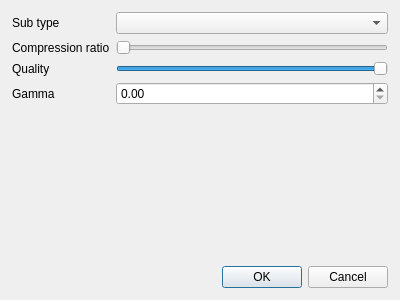
<?xml version="1.0" encoding="UTF-8"?>
<ui version="4.0">
 <class>SaveOptionsDialog</class>
 <widget class="QDialog" name="SaveOptionsDialog">
  <property name="geometry">
   <rect>
    <x>0</x>
    <y>0</y>
    <width>400</width>
    <height>300</height>
   </rect>
  </property>
  <property name="sizePolicy">
   <sizepolicy hsizetype="Minimum" vsizetype="Minimum">
    <horstretch>0</horstretch>
    <verstretch>0</verstretch>
   </sizepolicy>
  </property>
  <property name="windowTitle">
   <string>Dialog</string>
  </property>
  <layout class="QVBoxLayout" name="verticalLayout">
   <property name="sizeConstraint">
    <enum>QLayout::SetMinimumSize</enum>
   </property>
   <property name="leftMargin">
    <number>12</number>
   </property>
   <property name="topMargin">
    <number>12</number>
   </property>
   <property name="rightMargin">
    <number>12</number>
   </property>
   <property name="bottomMargin">
    <number>12</number>
   </property>
   <item>
    <layout class="QFormLayout" name="formLayout">
     <property name="sizeConstraint">
      <enum>QLayout::SetMinimumSize</enum>
     </property>
     <item row="1" column="0">
      <widget class="QLabel" name="compressionLabel">
       <property name="text">
        <string>Compression ratio</string>
       </property>
      </widget>
     </item>
     <item row="1" column="1">
      <widget class="QSlider" name="compressionInput">
       <property name="maximum">
        <number>100</number>
       </property>
       <property name="orientation">
        <enum>Qt::Horizontal</enum>
       </property>
      </widget>
     </item>
     <item row="2" column="0">
      <widget class="QLabel" name="qualityLabel">
       <property name="text">
        <string>Quality</string>
       </property>
      </widget>
     </item>
     <item row="2" column="1">
      <widget class="QSlider" name="qualityInput">
       <property name="maximum">
        <number>100</number>
       </property>
       <property name="value">
        <number>100</number>
       </property>
       <property name="orientation">
        <enum>Qt::Horizontal</enum>
       </property>
      </widget>
     </item>
     <item row="3" column="0">
      <widget class="QLabel" name="gammaLabel">
       <property name="text">
        <string>Gamma</string>
       </property>
      </widget>
     </item>
     <item row="3" column="1">
      <widget class="QDoubleSpinBox" name="gammaInput">
       <property name="maximum">
        <double>1.000000000000000</double>
       </property>
       <property name="singleStep">
        <double>0.010000000000000</double>
       </property>
      </widget>
     </item>
     <item row="0" column="0">
      <widget class="QLabel" name="subTypeLabel">
       <property name="text">
        <string>Sub type</string>
       </property>
      </widget>
     </item>
     <item row="0" column="1">
      <widget class="QComboBox" name="subTypeInput"/>
     </item>
    </layout>
   </item>
   <item>
    <widget class="QDialogButtonBox" name="buttonBox">
     <property name="orientation">
      <enum>Qt::Horizontal</enum>
     </property>
     <property name="standardButtons">
      <set>QDialogButtonBox::Cancel|QDialogButtonBox::Ok</set>
     </property>
    </widget>
   </item>
  </layout>
 </widget>
 <resources/>
 <connections>
  <connection>
   <sender>buttonBox</sender>
   <signal>accepted()</signal>
   <receiver>SaveOptionsDialog</receiver>
   <slot>accept()</slot>
   <hints>
    <hint type="sourcelabel">
     <x>248</x>
     <y>254</y>
    </hint>
    <hint type="destinationlabel">
     <x>157</x>
     <y>274</y>
    </hint>
   </hints>
  </connection>
  <connection>
   <sender>buttonBox</sender>
   <signal>rejected()</signal>
   <receiver>SaveOptionsDialog</receiver>
   <slot>reject()</slot>
   <hints>
    <hint type="sourcelabel">
     <x>316</x>
     <y>260</y>
    </hint>
    <hint type="destinationlabel">
     <x>286</x>
     <y>274</y>
    </hint>
   </hints>
  </connection>
 </connections>
</ui>
